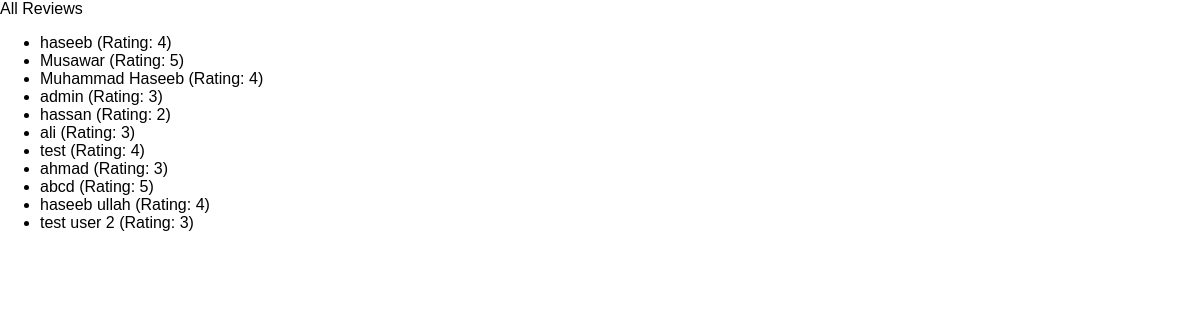
The page /review/reviews on the database its author committed.
### review/models.py (models this page shows)
class Review(models.Model):
    user_name = models.CharField(max_length=100, null=True)
    feedback = models.TextField(null=True)
    rating = models.IntegerField(null=True)
    class Meta:
        verbose_name = "Review"
        verbose_name_plural = "Review"

### review/views.py (the view)
# urls.py: path('reviews', views.ReviewsListView.as_view(), name='all_reviews'),
class ReviewsListView(ListView):
    template_name = 'reviews.html'
    model = Review
    context_object_name = "reviews"

### review/templates/reviews.html (shortened to what this page needs)
{% extends 'base.html' %}
{% block content %}
    <ul>
    {% for review in reviews %}
        <li>{{review.user_name}} (Rating: {{review.rating}})</li>
        {% endfor %}
    </ul>
{% endblock %}

### templates/base.html (shortened to what this page needs)
{% load static %}
<!DOCTYPE html>
<html lang="en">
<head>
    <link rel="stylesheet" href="{%static 'style.css' %}">
</head>
<body>
{% block content %}
{% endblock %}
</body>
</html>

### profiles/static/style.css (style rules this page uses)
body { font-family:sans-serif; margin:0; }

### rows shown on the page
Review: user_name "haseeb", rating "4"
Review: user_name "Musawar", rating "5"
Review: user_name "Muhammad Haseeb", rating "4"
Review: user_name "admin", rating "3"
Review: user_name "hassan", rating "2"
Review: user_name "ali", rating "3"
Review: user_name "test", rating "4"
Review: user_name "ahmad", rating "3"
Review: user_name "abcd", rating "5"
Review: user_name "haseeb ullah", rating "4"
Review: user_name "test user 2", rating "3"
